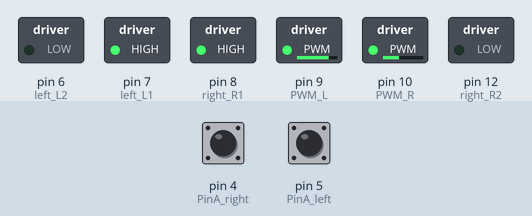
A sketch run on a simulated Arduino Uno, built with avr-gcc and run on an emulated ATmega328P. Shown: switched loads named in the sketch (green lamp = pin HIGH). Inputs (shaded band) come from the test bench; at power-on: pin 4 (PinA_right) LOW, pin 5 (PinA_left) LOW. What the sketch prints to the serial monitor is not drawn.

Above: at 0.1 s.
Timing chart, 0 to 1.6 s (numbered marks = the images above):
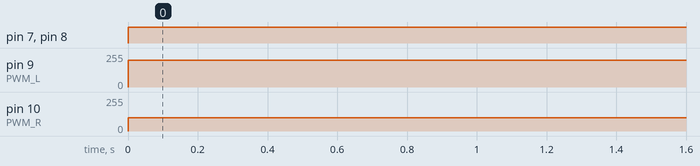

The sketch:

03_hall_encoder.ino
```cpp
//TB6612 pins
const int right_R1=8;
const int right_R2=12;
const int PWM_R=10;
const int left_L1=7;
const int left_L2=6;
const int PWM_L=9;

const int PinA_left = 5;    // set the left motor’s pulse pin to D5
const int PinA_right = 4;    //set the right motor’s pulse pin to D4

int times=0,newtime=0,d_time=100;   // time, new time, time interval
int valA=0,valB=0,flagA=0,flagB=0;    //variable valA and valB for calculating the number of pulse

void setup()
{
  Serial.begin(9600);

  pinMode(right_R1,OUTPUT);    // set the TB6612 pins to OUTPUT
  pinMode(right_R2,OUTPUT);
  pinMode(PWM_R,OUTPUT);
  pinMode(left_L1,OUTPUT);
  pinMode(left_L2,OUTPUT);
  pinMode(PWM_L,OUTPUT);

  pinMode(PinA_left,INPUT);    // set the pulse pin to INPUT
  pinMode(PinA_right,INPUT);

}

void loop()
{
  //both motors turn forward
  digitalWrite(right_R1,HIGH);
  digitalWrite(right_R2,LOW);
  digitalWrite(left_L1,HIGH);
  digitalWrite(left_L2,LOW);
  analogWrite(PWM_R,100);   //write into PWM value 0~255（speed）
  analogWrite(PWM_L,200);

  newtime=times=millis();     //make newtime and times equal to the time the program runs to here
  while((newtime-times)<d_time)    //if less than the setting d_time，always loop
  {
    if(digitalRead(PinA_left)==HIGH&&flagA==0)   // if detects HIGH
    {
      valA++;      //valA plus 1
      flagA=1;
    }
    if(digitalRead(PinA_left)==LOW&&flagA==1)    // if LOW
    {
      valA++;     //valA plus 1
      flagA=0;
    }

    if(digitalRead(PinA_right)==HIGH&&flagB==0)
    {
      valB++;
      flagB=1;
    }
    if(digitalRead(PinA_right)==LOW&&flagB==1)
    {
      valB++;
      flagB=0;
    }
    newtime=millis();        //newtime equals to the time the program runs to here
  }
  Serial.print("A");; Serial.println(valA);      // print out the value of valA and B
  Serial.print("B");;Serial.println(valB);
  valA=valB=0;             //set to 0
}
```

Measured:
- by itself, pin 7 (left_L1), pin 8 (right_R1): LOW → HIGH at 0.00 s
- by itself, pin 9 (PWM_L): 0/255 → 200/255 at 0.00 s
- by itself, pin 10 (PWM_R): 0/255 → 100/255 at 0.00 s
